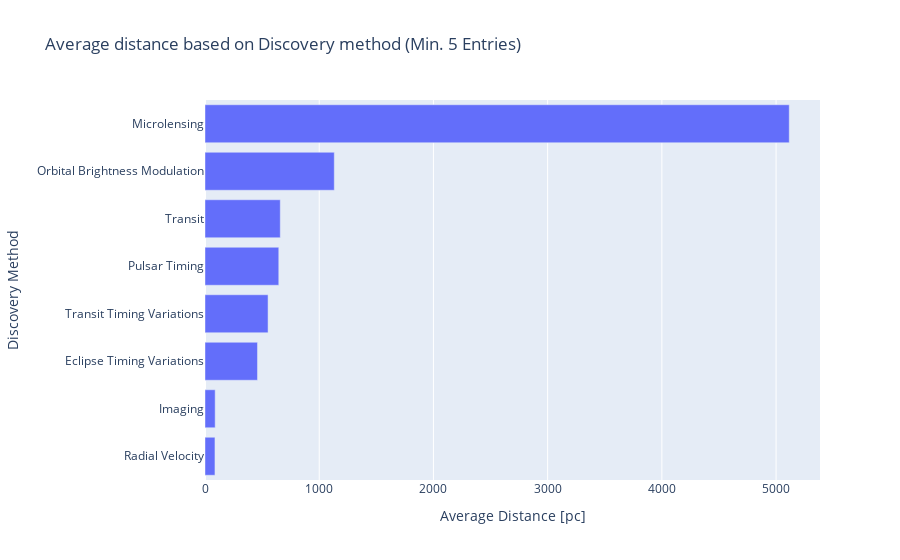

Here is the notebook cell this chart was saved with:
### Markdown cell above
### Discovery Methods and Distances

### Code cell
# Calcolo della distanza media e del numero di entries per metodo di rivelazione
average_distance_by_method = (
    filtered_data.groupby("Discovery Method")
    .agg(Average_Distance=("Distance", "mean"), Count=("Distance", "size"))
    .reset_index()
)

# Filtra i metodi con almeno 5 entries
average_distance_by_method = average_distance_by_method[average_distance_by_method["Count"] >= 5]

# Ordina per distanza media e prendi i primi 10
average_distance_by_method = (
    average_distance_by_method.sort_values(by="Average_Distance", ascending=True).head(10)
)

# Creazione dell'istogramma
fig = px.bar(
    average_distance_by_method,
    y="Discovery Method",
    x="Average_Distance",
    title="Average distance based on Discovery method (Min. 5 Entries)",
    labels={
        "Average_Distance": "Average Distance [pc]",
        "Discovery Method": "Discovery Method"
    }
)
# Visualizzazione del grafico
fig.show()

#DA eliminare

### Figure 1 — Plotly figure (JSON) as saved in the notebook; plotly's stock layout.template omitted (floating-point values rounded to 4 significant figures)
{"data": [{"alignmentgroup": "True", "hovertemplate": "Average Distance [pc]=%{x}<br>Discovery Method=%{y}<extra></extra>", "legendgroup": "", "marker": {"color": "#636efa", "pattern": {"shape": ""}}, "name": "", "offsetgroup": "", "orientation": "h", "showlegend": false, "textposition": "auto", "type": "bar", "x": [87.22, 89.05, 459.5, 552.1, 646, 659.0, 1132.0, 5115.0], "xaxis": "x", "y": ["Radial Velocity", "Imaging", "Eclipse Timing Variations", "Transit Timing Variations", "Pulsar Timing", "Transit", "Orbital Brightness Modulation", "Microlensing"], "yaxis": "y"}], "layout": {"barmode": "relative", "legend": {"tracegroupgap": 0}, "title": {"text": "Average distance based on Discovery method (Min. 5 Entries)"}, "xaxis": {"anchor": "y", "domain": [0, 1], "title": {"text": "Average Distance [pc]"}}, "yaxis": {"anchor": "x", "domain": [0, 1], "title": {"text": "Discovery Method"}}}}
